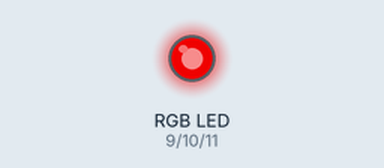
A sketch run on a simulated Arduino Uno, built with avr-gcc and run on an emulated ATmega328P. Shown: an RGB LED mixed from three pins (HIGH = lit).

Above: at 0.1 s.
Timing chart, 0 to 1.6 s (numbered marks = the images above):
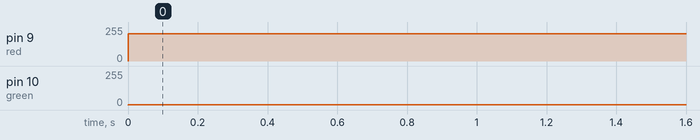

Measured:
- by itself, pin 9 (red): 0/255 → 204/255 at 0.00 s
- by itself, pin 10 (green): 0/255 → 1/255 at 0.00 s

The sketch:

Digital_as_analog_pin.ino
```cpp
int red=9;
int green=10;
int blue=11;
void setup() {
  // put your setup code here, to run once:
pinMode(red,OUTPUT);
pinMode(green,OUTPUT);
pinMode(blue,OUTPUT);
//Serial.begin(9600);
}

void loop() {
  // put your main code here, to run repeatedly:
analogWrite(red,255-51);
analogWrite(green,255-254);
analogWrite(blue,255-255);

//Serial.println(analogRead(red));
}
```
